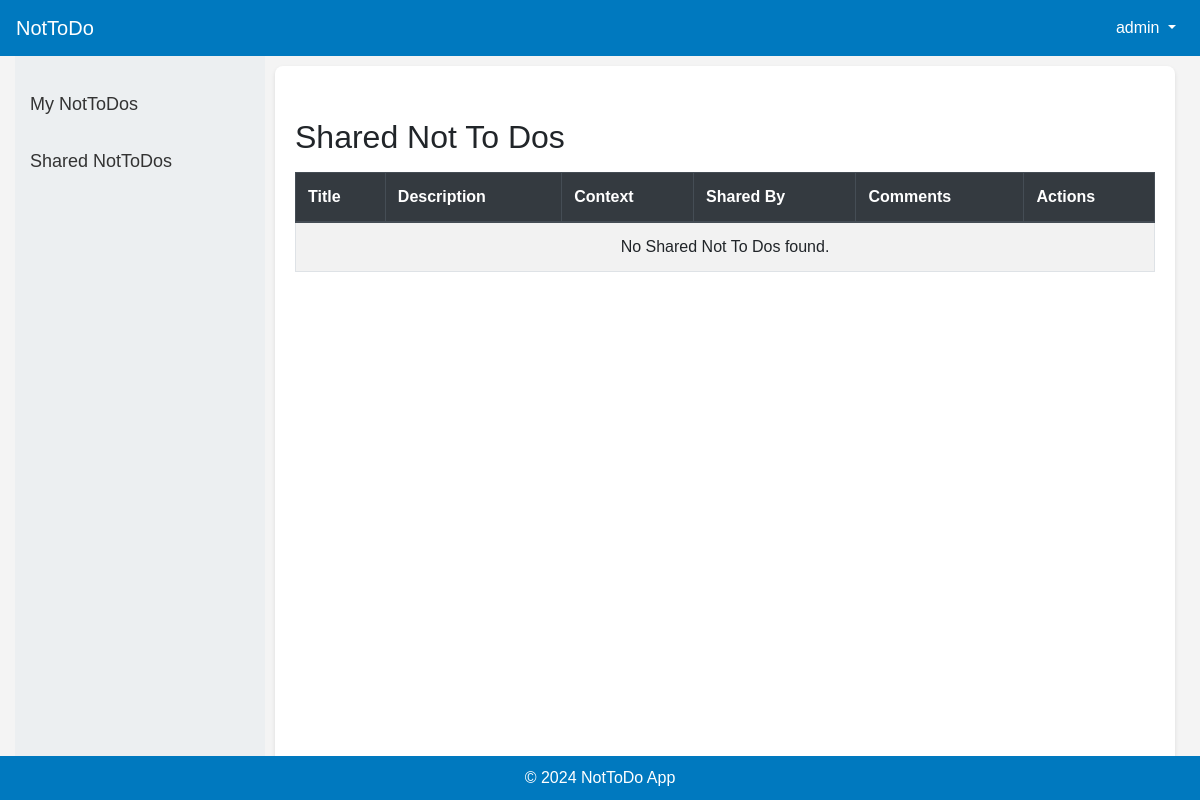
Before: /nottodos/shared/ (signed in) with the older database file.
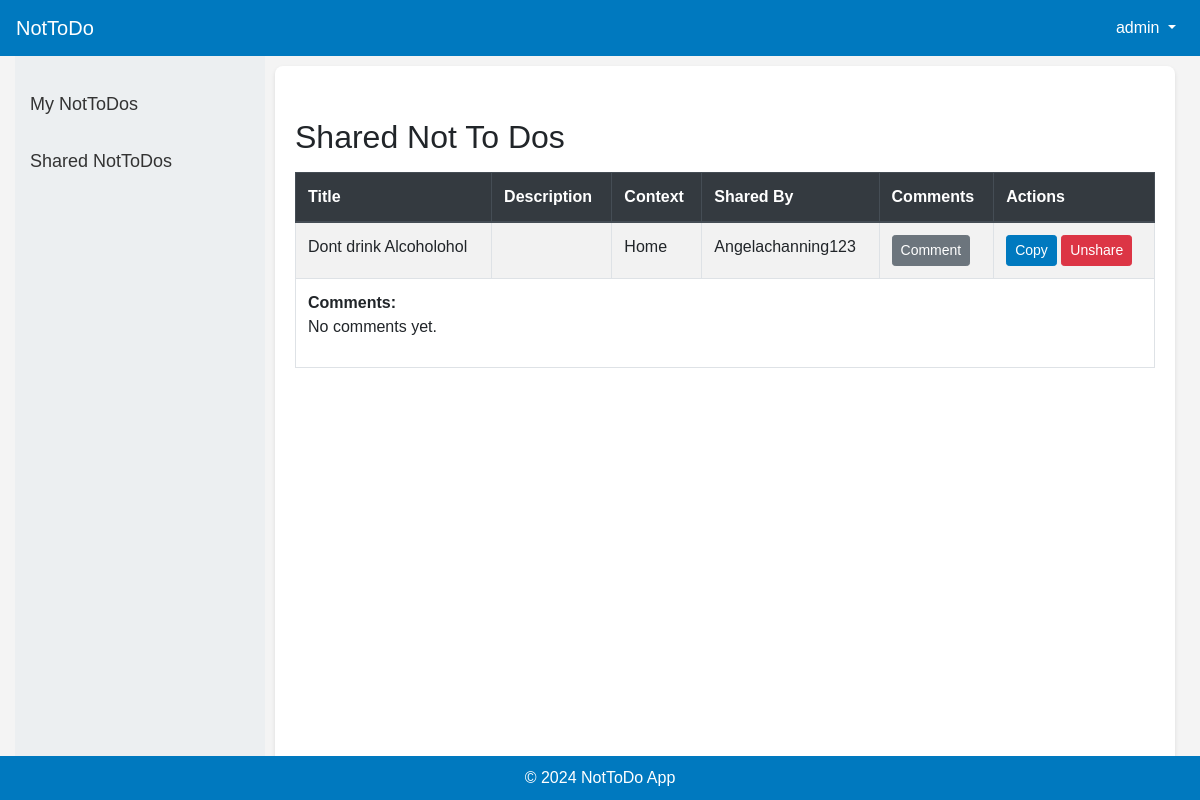
After: the same page with the newer database file.
### nottodo/models.py (models this page shows, shortened)
class SharedNotToDo(models.Model):
    nottodo = models.ForeignKey(NotToDo, on_delete=models.CASCADE, related_name='shared_nottodos')
    shared_with = models.ForeignKey(User, on_delete=models.CASCADE)
    created_at = models.DateTimeField(default=timezone.now)

class NotToDo(models.Model):
    user = models.ForeignKey(User, on_delete=models.CASCADE)
    title = models.CharField(max_length=255)
    description = models.TextField(blank=True, null=True)
    context = models.CharField(max_length=50, choices=[('Home', 'Home'), ('Work', 'Work'), ('Other', 'Other')])
    scheduled_start_time = models.DateTimeField(blank=True, null=True)
    scheduled_end_time = models.DateTimeField(blank=True, null=True)
    repeat = models.CharField(max_length=50, choices=[('None', 'None'), ('Daily', 'Daily'), ('Weekly', 'Weekly'), ('Monthly', 'Monthly')], default='None')
    created_at = models.DateTimeField(default=timezone.now)
    updated_at = models.DateTimeField(auto_now=True)

### nottodo/views.py (the view)
# urls.py: path('nottodos/shared/', views.list_shared_nottodos, name='list_shared_nottodos'),
@login_required
def list_shared_nottodos(request):
    shared_nottodos = SharedNotToDo.objects.filter(shared_with=request.user).prefetch_related('comments')
    return render(request, 'list_shared_nottodos.html', {'shared_nottodos': shared_nottodos})

### nottodo/templates/list_shared_nottodos.html (shortened to what this page needs)
{% extends 'base.html' %}
{% block content %}
<div class="row">
    <div class="col-md-12">
        <h2 class="mt-4">Shared Not To Dos</h2>
        <table class="table table-bordered table-striped table-hover mt-3">
            <thead class="thead-dark">
                <tr>
                    <th>Title</th>
                    <th>Description</th>
                    <th>Context</th>
                    <th>Shared By</th>
                    <th>Comments</th>
                    <th>Actions</th>
                </tr>
            </thead>
            <tbody>
                {% for shared_nottodo in shared_nottodos %}
                <tr>
                    <td>{{ shared_nottodo.nottodo.title }}</td>
                    <td>{{ shared_nottodo.nottodo.description }}</td>
                    <td>{{ shared_nottodo.nottodo.context }}</td>
                    <td>{{ shared_nottodo.nottodo.user.username }}</td>
                    <td>
                        <a href="{% url 'add_comment' shared_nottodo.pk %}" class="btn btn-secondary btn-sm">Comment</a>
                    </td>
                    <td>
                        <a href="{% url 'copy_nottodo' shared_nottodo.nottodo.pk %}" class="btn btn-primary btn-sm">Copy</a>
                        <a href="{% url 'unshare_nottodo' shared_nottodo.pk %}" class="btn btn-danger btn-sm">Unshare</a>
                    </td>
                </tr>
                <tr>
                    <td colspan="6">
                        <strong>Comments:</strong>
                        {% if shared_nottodo.comments.all %}
                            <ul>
                                {% for comment in shared_nottodo.comments.all %}
                                <li>{{ comment.user.username }}: {{ comment.text }} ({{ comment.created_at }})</li>
                                {% endfor %}
                            </ul>
                        {% else %}
                            <p>No comments yet.</p>
                        {% endif %}
                    </td>
                </tr>
                {% empty %}
                <tr>
                    <td colspan="6" class="text-center">No Shared Not To Dos found.</td>
                </tr>
                {% endfor %}
            </tbody>
        </table>
    </div>
</div>
{% endblock %}

Changed rows visible on the page:
added SharedNotToDo: nottodo "Dont drink Alcoholohol", nottodo.context "Home", nottodo.user.username "Angelachanning123", shows "No comments yet."
Other visible differences:
text no longer shown: "No Shared Not To Dos found."
